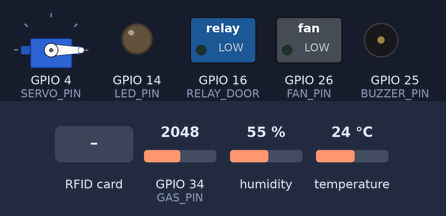
The sketch below on a simulated ESP32. Parts: servo, switched loads named in the sketch (green lamp = pin HIGH), output pins drawn as LEDs (lit = HIGH), buzzer (waves = sounding, pin HIGH). The test bench sets the inputs (shaded band); at power-on: GPIO 34 (GAS_PIN) = 2048, humidity 55 %, temperature 24 °C. WiFi joins after 1.5 s; servers stay silent unless stated; the local clock reads 2024-03-15 10:24:30 at power-on unless the sketch sets it; no MQTT or app messages arrive unless stated; what the sketch prints to the serial monitor is not drawn.

Above: at 1.7 s.
1.8 s: RFID card 5E 7A 19 C4 held to the reader
At 2.4 s:
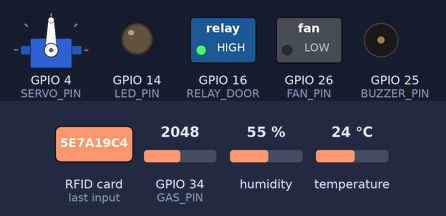
11.5 s: RFID card 5E 7A 19 C4 held to the reader
At 15.4 s:
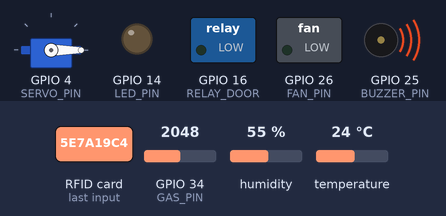
16.0 s: GPIO 34 (GAS_PIN) set to 1963
At 20.8 s:
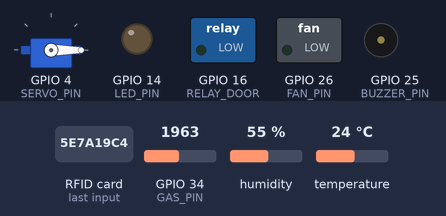
21.5 s: GPIO 34 (GAS_PIN) set to 2040
At 31.4 s:
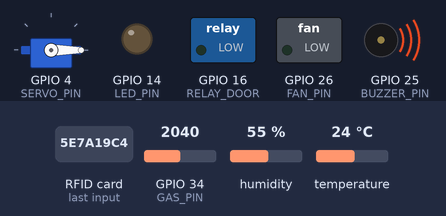
Timing chart, 0 to 32.6 s (numbered marks = the images above; inputs shaded):
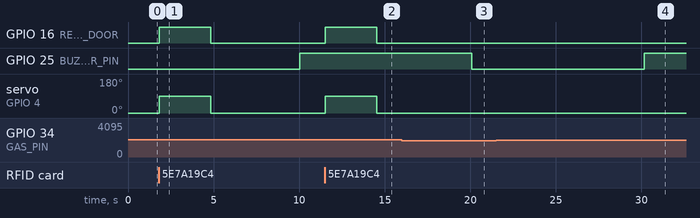

Measured:
- the behaviour switches between 2001 and 2000 on GPIO 34 (GAS_PIN) (found by bisection; images 2 and 3)
- after the input at 1.8 s, GPIO 16 (RELAY_DOOR): LOW → HIGH at once, → LOW 3.0 s later; servo on GPIO 4 (SERVO_PIN): 0° → 90° at once, → 0° 3.0 s later
- after the input at 11.5 s, GPIO 16 (RELAY_DOOR): LOW → HIGH at once, → LOW 3.0 s later; servo on GPIO 4 (SERVO_PIN): 0° → 90° at once, → 0° 3.0 s later
- after the input at 16.0 s, GPIO 25 (BUZZER_PIN): HIGH → LOW after 4.1 s
- after the input at 21.5 s, GPIO 25 (BUZZER_PIN): LOW → HIGH after 8.7 s

The sketch:

nhathongminh.ino
```cpp
#include <WiFi.h>
#include <PubSubClient.h>
#include <SPI.h>
#include <MFRC522.h>
#include <DHT.h>
#include <ESP32Servo.h>
#include "time.h"
#include "esp_camera.h"
// --- Pin Definitions ---
#define SS_PIN 17
#define RST_PIN 22
#define PIR_PIN 13
#define DHTPIN 21
#define GAS_PIN 34
#define RELAY_DOOR 16
#define SERVO_PIN 4
#define LED_PIN 14
#define FAN_PIN 26
#define BUZZER_PIN 25

// --- Cấu hình ---
const char* ssid = "DESKTOP-T6EL1QE 8451";
const char* password = "7[89Z20z";
const char* mqtt_server = "broker.emqx.io";
const int GAS_THRESHOLD = 2000;

// Cấu hình thời gian (NTP)
const char* ntpServer = "pool.ntp.org";
const long  gmtOffset_sec = 7 * 3600;
const int   daylightOffset_sec = 0;

DHT dht(DHTPIN, DHT22);
MFRC522 mfrc522(SS_PIN, RST_PIN);
Servo doorServo;
WiFiClient espClient;
PubSubClient client(espClient);

struct SensorData { float temp, humi; int gas; };
QueueHandle_t sensorQueue, securityQueue;

bool isArmed = false;
unsigned long doorTimer = 0;
bool isDoorOpen = false;

int lightTimerH = -1, lightTimerM = -1;
int fanTimerH = -1, fanTimerM = -1;

void controlDoor(bool open) {
  if (open) {
    if (!isDoorOpen) {
      isDoorOpen = true;
      doorServo.attach(SERVO_PIN);
      digitalWrite(RELAY_DOOR, HIGH);
      doorServo.write(90);
      client.publish("home/door/status", "OPEN");
      doorTimer = millis();
      Serial.println("Cửa mở...");
    }
  } else {
    if (isDoorOpen) {
      isDoorOpen = false;
      digitalWrite(RELAY_DOOR, LOW);
      doorServo.write(0);
      client.publish("home/door/status", "CLOSED");
      Serial.println("Cửa đóng...");
      vTaskDelay(pdMS_TO_TICKS(600));
      doorServo.detach();
    }
  }
}

void callback(char* topic, byte* payload, unsigned int length) {
  String msg = "";
  for (int i = 0; i < length; i++) msg += (char)payload[i];
  String strTopic = String(topic);

  if (strTopic == "home/door/control" && msg == "OPEN") {
    controlDoor(true);
  } else if (strTopic == "home/led/control") {
    digitalWrite(LED_PIN, (msg == "ON") ? HIGH : LOW);
  } else if (strTopic == "home/fan/control") {
    digitalWrite(FAN_PIN, (msg == "ON") ? HIGH : LOW);
  } else if (strTopic == "home/security/mode") {
    isArmed = (msg == "ARM_ON");
    if (!isArmed) digitalWrite(BUZZER_PIN, LOW);
  } else if (strTopic == "home/buzzer/control" && msg == "OFF") {
    digitalWrite(BUZZER_PIN, LOW);
  } else if (strTopic == "home/led/timer") {
    lightTimerH = msg.substring(0, 2).toInt();
    lightTimerM = msg.substring(3, 5).toInt();
  } else if (strTopic == "home/fan/timer") {
    fanTimerH = msg.substring(0, 2).toInt();
    fanTimerM = msg.substring(3, 5).toInt();
  }
}

void Task_Network(void *pvParameters) {
  for (;;) {
    if (WiFi.status() != WL_CONNECTED) {
      WiFi.begin(ssid, password);
      vTaskDelay(pdMS_TO_TICKS(5000));
    } else {
      if (!client.connected()) {
        if (client.connect("ESP32_SmartHome_Final")) {
          client.subscribe("home/+/control");
          client.subscribe("home/security/mode");
          client.subscribe("home/+/timer");
        }
      }
      if (client.connected()) {
        client.loop();
        SensorData receivedData;
        if (xQueueReceive(sensorQueue, &receivedData, 0) == pdPASS) {
          client.publish("home/sensor/temp", String(receivedData.temp).c_str());
          client.publish("home/sensor/humi", String(receivedData.humi).c_str());
          client.publish("home/sensor/gas", String(receivedData.gas).c_str());
        }
        char* secMsg;
        if (xQueueReceive(securityQueue, &secMsg, 0) == pdPASS) {
          client.publish("home/notification", secMsg);
        }
      }
    }
    vTaskDelay(pdMS_TO_TICKS(100));
  }
}
static int motionCounter = 0;
void captureAndSendPhoto() {
  camera_fb_t * fb = esp_camera_fb_get();
  if (!fb) return;

  if (client.beginPublish("home/camera/photo", fb->len, false)) {
    client.write(fb->buf, fb->len);
    client.endPublish();
    Serial.println("Photo sent to MQTT!");
  }
  esp_camera_fb_return(fb);
}
void Task_Hardware(void *pvParameters) {
    unsigned long lastRead = 0;
    struct tm timeinfo;

    for (;;) {
        // 1. KIỂM TRA RFID (Mở cửa bằng thẻ)
        if (mfrc522.PICC_IsNewCardPresent() && mfrc522.PICC_ReadCardSerial()) {
            controlDoor(true);
            mfrc522.PICC_HaltA();
            mfrc522.PCD_StopCrypto1();
        }

        // 2. TỰ ĐỘNG ĐÓNG CỬA
        if (isDoorOpen && (millis() - doorTimer > 3000)) {
            controlDoor(false);
        }

        // 3. HỆ THỐNG BÁO ĐỘNG

if (isArmed) {
    if (digitalRead(PIR_PIN) == HIGH) {
        motionCounter++;
        vTaskDelay(pdMS_TO_TICKS(100));
    } else {
        if (motionCounter > 0) motionCounter--;
    }

    if (motionCounter >= 5) {
        digitalWrite(BUZZER_PIN, HIGH); // Bật còi báo động


        // 1. Gửi lệnh đổi trạng thái thanh "AN NINH"
        client.publish("home/sensor/pir", "MOTION_DETECTED");

        // 2. Gọi hàm chụp ảnh để gửi lên Dashboard
        captureAndSendPhoto();
        // ---------------------

        char* m = "INTRUDER ALERT!";
        xQueueSend(securityQueue, &m, 0); // Gửi thông báo vào Alert Box

        motionCounter = 0;
        vTaskDelay(pdMS_TO_TICKS(5000)); // Chờ 5 giây
    }
}

        // 4. HẸN GIỜ BẬT ĐÈN/QUẠT
        if (getLocalTime(&timeinfo)) {
            // Hẹn giờ Đèn
            if (timeinfo.tm_hour == lightTimerH && timeinfo.tm_min == lightTimerM) {
                digitalWrite(LED_PIN, HIGH);
                lightTimerH = -1; // Tắt hẹn giờ sau khi thực hiện
                char* tL = "TIMER: Đèn đã bật";
                xQueueSend(securityQueue, &tL, 0);
            }
            // Hẹn giờ Quạt
            if (timeinfo.tm_hour == fanTimerH && timeinfo.tm_min == fanTimerM) {
                digitalWrite(FAN_PIN, HIGH);
                fanTimerH = -1;
                char* tF = "TIMER: Quạt đã bật";
                xQueueSend(securityQueue, &tF, 0);
            }
        }

        // 5. ĐỌC CẢM BIẾN (Nhiệt độ, Độ ẩm, Gas
        if (millis() - lastRead > 10000) {
            SensorData sData;
            sData.temp = dht.readTemperature();
            sData.humi = dht.readHumidity();
            sData.gas = analogRead(GAS_PIN);

            // Kiểm tra rò rỉ Gas
            if (sData.gas > GAS_THRESHOLD) {
                digitalWrite(BUZZER_PIN, HIGH);
                char* g = "GAS LEAKAGE!";
                xQueueSend(securityQueue, &g, 0);
            } else if (!isArmed) {
                // Chỉ tắt còi nếu không trong chế độ báo động chống trộm
                digitalWrite(BUZZER_PIN, LOW);
            }


            xQueueSend(sensorQueue, &sData, 0);
            lastRead = millis();
        }


        vTaskDelay(pdMS_TO_TICKS(50));
    }
}
void setup() {
  Serial.begin(115200);
  pinMode(RELAY_DOOR, OUTPUT);
  pinMode(LED_PIN, OUTPUT);
  pinMode(FAN_PIN, OUTPUT);
  pinMode(BUZZER_PIN, OUTPUT);
  pinMode(PIR_PIN, INPUT);

  doorServo.setPeriodHertz(50);
  doorServo.attach(SERVO_PIN);
  doorServo.write(0);
  vTaskDelay(pdMS_TO_TICKS(500));
  doorServo.detach();

  SPI.begin();
  mfrc522.PCD_Init();
  dht.begin();

  configTime(gmtOffset_sec, daylightOffset_sec, ntpServer);

  sensorQueue = xQueueCreate(10, sizeof(SensorData));
  securityQueue = xQueueCreate(10, sizeof(char*));

  client.setServer(mqtt_server, 1883);
  client.setCallback(callback);

  xTaskCreatePinnedToCore(Task_Network, "Net", 8192, NULL, 2, NULL, 0);
  xTaskCreatePinnedToCore(Task_Hardware, "Hw", 4096, NULL, 3, NULL, 1);

  Serial.println("Hệ thống sẵn sàng!");
}

void loop() {}
```
